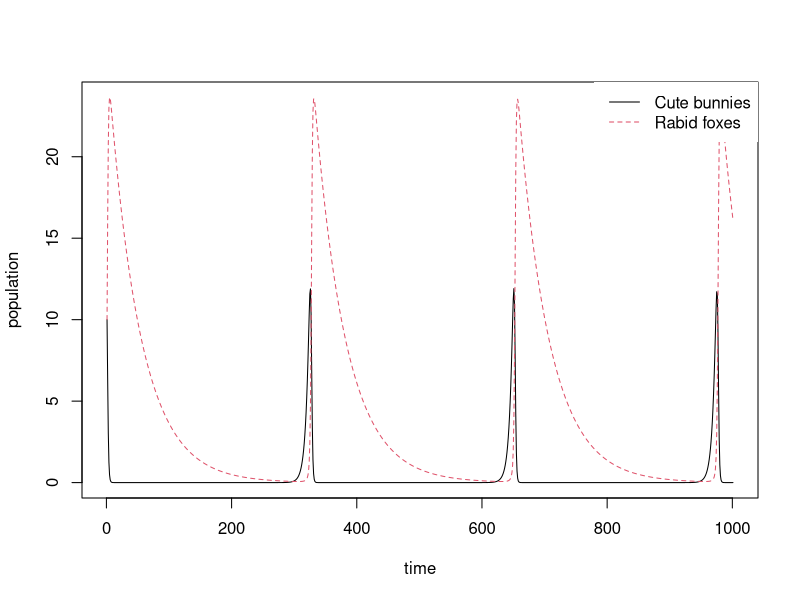

Generate this figure with R:
library(deSolve)

LotVmod <- function (Time, State, Pars) {
  with(as.list(c(State, Pars)), {
    dx = x*(alpha - beta*y)
    dy = -y*(gamma - delta*x)
    return(list(c(dx, dy)))
  })
}

Pars <- c(alpha = 2, beta = .5, gamma = .2, delta = .6)
State <- c(x = 10, y = 10)
Time <- seq(0, 100, by = .1)

out <- as.data.frame(ode(func = LotVmod, y = State, parms = Pars, times = Time, method="rk4"))

matplot(out[,-1], type = "l", xlab = "time", ylab = "population")
legend("topright", c("Cute bunnies", "Rabid foxes"), lty = c(1,2), col = c(1,2), box.lwd = 0)
